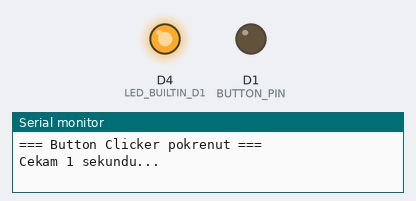
The sketch below on a simulated ESP8266 (Wemos D1 mini). Shown: output pins drawn as LEDs (lit = HIGH), the last lines printed to the serial monitor.

Above: at 0.1 s.
At 5.5 s:
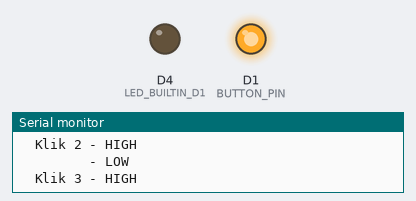
Timing chart, 0 to 7.5 s (numbered marks = the images above):
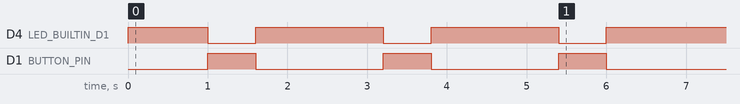

The sketch:

button_click.ino
```cpp
const int BUTTON_PIN = D1;  // GPIO5
const int LED_BUILTIN_D1 = D4;  // Ugrađeni LED na D1 Mini
const int BROJ_KLIKOVA = 3;

void setup() {
  Serial.begin(115200);
  pinMode(BUTTON_PIN, OUTPUT);
  pinMode(LED_BUILTIN_D1, OUTPUT);
  digitalWrite(BUTTON_PIN, LOW);
  digitalWrite(LED_BUILTIN_D1, HIGH);  // LED je invertovan - HIGH = ugašen

  Serial.println("\n\n=== Button Clicker pokrenut ===");
  Serial.println("Cekam 1 sekundu...");
  delay(1000);

  Serial.print("Simuliram ");
  Serial.print(BROJ_KLIKOVA);
  Serial.println(" klika:");

  // Simuliraj klikove
  for (int i = 0; i < BROJ_KLIKOVA; i++) {
    Serial.print("  Klik ");
    Serial.print(i + 1);
    Serial.println(" - HIGH");

    digitalWrite(BUTTON_PIN, HIGH);
    digitalWrite(LED_BUILTIN_D1, LOW);  // LED upaljen
    delay(600);

    Serial.println("         - LOW");
    digitalWrite(BUTTON_PIN, LOW);
    digitalWrite(LED_BUILTIN_D1, HIGH);  // LED ugašen
    delay(1600);
  }

  Serial.println("=== Gotovo! ===");
}

void loop() {
  // Gotovo - ništa više ne radimo
}
```
